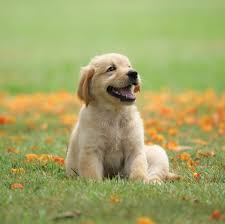
#> input picture opencv/photos/dog.jpeg, 225 x 224 px
$ python trans.py
#> lines starting #> are read from the running program, lines starting #| are printed output that depends on the picture
import cv2 as cv
import numpy as np

img = cv.imread("photos/dog.jpeg")
#> img is the input picture: shape (224, 225, 3); mean B, G, R 102.4, 164.2, 162

cv.imshow('Cat', img)

# Translation
def translate(img, x, y):
#> called with x = -100, y = 100
    transMat = np.float32([[1,0,x], [0,1,y]])
    dimensions = (img.shape[1], img.shape[0])
#> dimensions = (225, 224)
    return cv.warpAffine(img, transMat, dimensions)
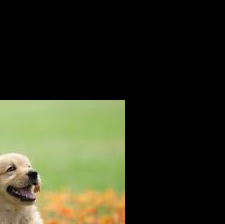
#> returned value: shape (224, 225, 3); mean of channels 0, 1, 2 33.8, 54.2, 52.3; drawn as B, G, R
translated = translate(img, -100, 100)
cv.imshow('Translated', translated)

#Rotation
def rotate(img, angle, rotPoint=(10, 50)):
#> called with angle = 45, rotPoint = (10, 50)
    (height, width) = img.shape[:2]
#> height = 224; width = 225
    rotMat = cv.getRotationMatrix2D(rotPoint, angle, 1.0)
    dimension = (width, height)
#> dimension = (225, 224)

    return cv.warpAffine(img, rotMat, dimension)
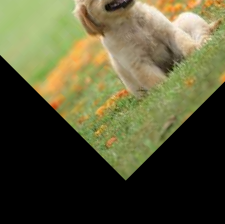
#> returned value: shape (224, 225, 3); mean of channels 0, 1, 2 54.1, 85.6, 87.1; drawn as B, G, R

rotated = rotate(img, 45)
cv.imshow('Rotated', rotated)

cv.waitKey(0)
